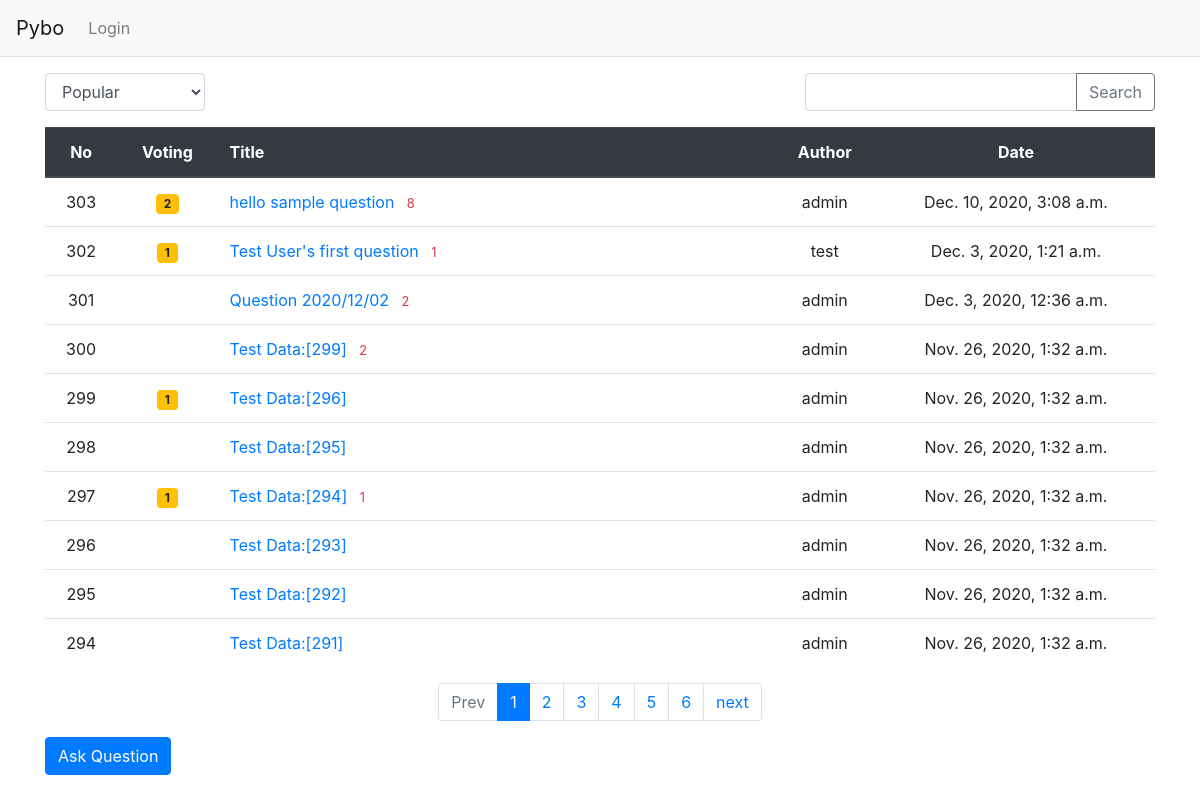
The page / on the database its author committed.
### pybo/models.py (models this page shows, shortened)
class Question(models.Model):
    subject = models.CharField(max_length=200)
    content = models.TextField()
    create_date = models.DateTimeField()
    author = models.ForeignKey(User, on_delete=models.CASCADE, related_name='author_question' )
    modify_date = models.DateTimeField(null=True, blank=True) # blank=true, can make form.is_valid ignored
    voter = models.ManyToManyField(User, related_name='voter_question')  # add voter

### pybo/views/base_views.py (the view, shortened to what this page needs)
# urls.py: path('', base_views.index, name="index"),
def index(request):
    page = request.GET.get('page', '1')  # page
    kw = request.GET.get('kw', '')  # searching word
    so = request.GET.get('so', 'recent')  # order by ...
    if so == 'recommend':
        question_list = Question.objects.annotate(num_voter=Count('voter')).order_by('-num_voter', '-create_date')
    elif so == 'popular':
        question_list = Question.objects.annotate(num_answer=Count('answer')).order_by('-num_answer', '-create_date')
    else:  # recent
        question_list = Question.objects.order_by('-create_date')
    question_list = Question.objects.order_by('-create_date')
    paginator = Paginator(question_list, 10)  # 10 item per 1 list
    page_obj = paginator.get_page(page)
    context = {'question_list': page_obj, 'page': page, 'kw': kw, 'so': so, }  # add page and kw
    return render (request, 'pybo/question_list.html', context)

### pybo/templatetags/pybo_filter.py (called while the page is built)
@register.filter
def sub(value, arg):
    return value - arg

### templates/pybo/question_list.html (shortened to what this page needs)
{% extends 'base.html' %}
{% load pybo_filter %}
{% block content %}
<div class="container my-3">
    <div class="row justify-content-between my-3">
        <div class="col-2">
            <select class="form-control so">
                <option value="popular"  selected >Popular</option>
            </select>
        </div>
        <div class="col-4 input-group">
            <input type="text" class="form-control kw" value="{{ kw|default_if_none:'' }}">
            <div class="input-group-append">
                <button class="btn btn-outline-secondary" type="button" id="btn_search">Search</button>
            </div>
        </div>
    </div>
    <table class="table">
        <thead>
        <tr class="text-center thead-dark">
            <th>No</th>
            <th>Voting</th>
            <th class="text-left" style="width:50%">Title</th>
            <th>Author</th>
            <th>Date</th>
        </tr>
        </thead>
        <tbody>
        {% if question_list %}
        {% for question in question_list %}
        <tr class="text-center">
            <td>
                {{ question_list.paginator.count|sub:question_list.start_index|sub:forloop.counter0|add:1 }}
            </td>
            <td>
            {% if question.voter.all.count > 0 %}
                <span class="badge badge-warning px-2 py-1">{{ question.voter.all.count }}</span>
            {% endif %}
            </td>
            <td class="text-left">
                <a href="{% url 'pybo:detail' question.id %}">{{ question.subject }}</a>
                {% if question.answer_set.count > 0 %}
                    <span class="text-danger small ml-2">{{ question.answer_set.count }}</span>
                {% endif %}
            </td>
            <td>{{ question.author.username }}</td>
            <td>{{ question.create_date }}</td>
        </tr>
        {% endfor %}
        {% else %}
        <tr>
            <td colspan="3">No question.</td>
        </tr>
        {% endif %}
        </tbody>
    </table>
    <ul class="pagination justify-content-center">
        {% if question_list.has_previous %}
        <li class="page-item">
            <a class="page-link" data-page="{{ question_list.previous_page_number }}" href="#">previous</a>
        </li>
        {% else %}
        <li class="page-item disabled">
            <a class="page-link" tabindex="-1" aria-disabled="true" href="#">Prev</a>
        </li>
        {% endif %}
        {% for page_number in question_list.paginator.page_range %}
            {% if page_number >= question_list.number|add:-5 and page_number <= question_list.number|add:5 %}
                {% if page_number == question_list.number %}
                <li class="page-item active" aria-current="page">
                    <a class="page-link" data-page="{{ page_number }}" href="#">{{ page_number }}</a>
                </li>
                {% else %}
                <li class="page-item">
                    <a class="page-link" data-page="{{ page_number }}" href="#">{{ page_number }}</a>
                </li>
                {% endif %}
            {% endif %}
        {% endfor %}
        {% if question_list.has_next %}
        <li class="page-item">
            <a class="page-link" data-page="{{ question_list.next_page_number }}" href="#">next</a>
        </li>
        {% else %}
        <li class="page-item disabled">
            <a class="page-link" tabindex="-1" aria-disabled="true" href="#">Next</a>
        </li>
        {% endif %}
    </ul>
    <a href="{% url 'pybo:question_create' %}" class="btn btn-primary">Ask Question</a>
</div>
{% endblock %}

### templates/base.html (shortened to what this page needs)
{% load static %}
<!doctype html>
<html lang="ko">
<head>
    <link rel="stylesheet" type="text/css" href="{% static 'bootstrap.min.css' %}">
    <link rel="stylesheet" type="text/css" href="{% static 'style.css' %}">
</head>
<body>
{% include "navbar.html" %}
{% block content %}
{% endblock %}
</body>
</html>

### templates/navbar.html (shortened to what this page needs)
<nav class="navbar navbar-expand-lg navbar-light bg-light border-bottom">
    <a class="navbar-brand" href="{% url 'pybo:index' %}">Pybo</a>
    <div class="collapse navbar-collapse flex-grow-0" id="navbarNav">
        <ul class="navbar-nav">
            <li class="nav-item ">
                {% if user.is_authenticated %}
                <a class="nav-link" href="{% url 'common:logout' %}">{{ user.username }} (Logout)</a>
                {% else %}
                <a class="nav-link" href="{% url 'common:login' %}">Login</a>
                {% endif %}
            </li>
        </ul>
    </div>
</nav>

### rows shown on the page
Question: paginator.count|sub "303", voter.all.count "2", subject "hello sample question", answer_set.count "8", author.username "admin", create_date "Dec. 10, 2020, 3:08 a.m."
Question: paginator.count|sub "302", voter.all.count "1", subject "Test User's first question", answer_set.count "1", author.username "test", create_date "Dec. 3, 2020, 1:21 a.m."
Question: paginator.count|sub "301", subject "Question 2020/12/02", answer_set.count "2", author.username "admin", create_date "Dec. 3, 2020, 12:36 a.m."
Question: paginator.count|sub "300", subject "Test Data:[299]", answer_set.count "2", author.username "admin", create_date "Nov. 26, 2020, 1:32 a.m."
Question: paginator.count|sub "299", voter.all.count "1", subject "Test Data:[296]", author.username "admin", create_date "Nov. 26, 2020, 1:32 a.m."
Question: paginator.count|sub "298", subject "Test Data:[295]", author.username "admin", create_date "Nov. 26, 2020, 1:32 a.m."
Question: paginator.count|sub "297", voter.all.count "1", subject "Test Data:[294]", answer_set.count "1", author.username "admin", create_date "Nov. 26, 2020, 1:32 a.m."
Question: paginator.count|sub "296", subject "Test Data:[293]", author.username "admin", create_date "Nov. 26, 2020, 1:32 a.m."
Question: paginator.count|sub "295", subject "Test Data:[292]", author.username "admin", create_date "Nov. 26, 2020, 1:32 a.m."
Question: paginator.count|sub "294", subject "Test Data:[291]", author.username "admin", create_date "Nov. 26, 2020, 1:32 a.m."

### other values the page prints
{{ page_number }} "1"
{{ page_number }} "2" "3" "4" "5" "6"
